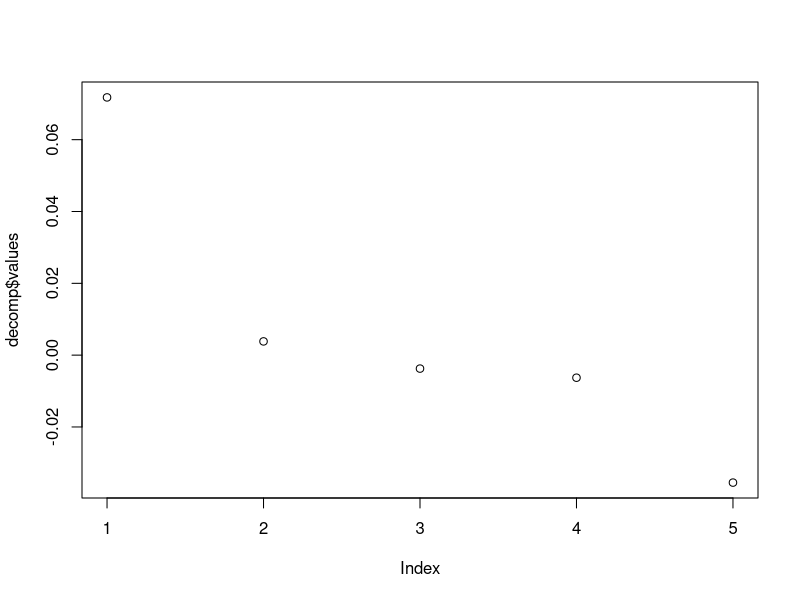
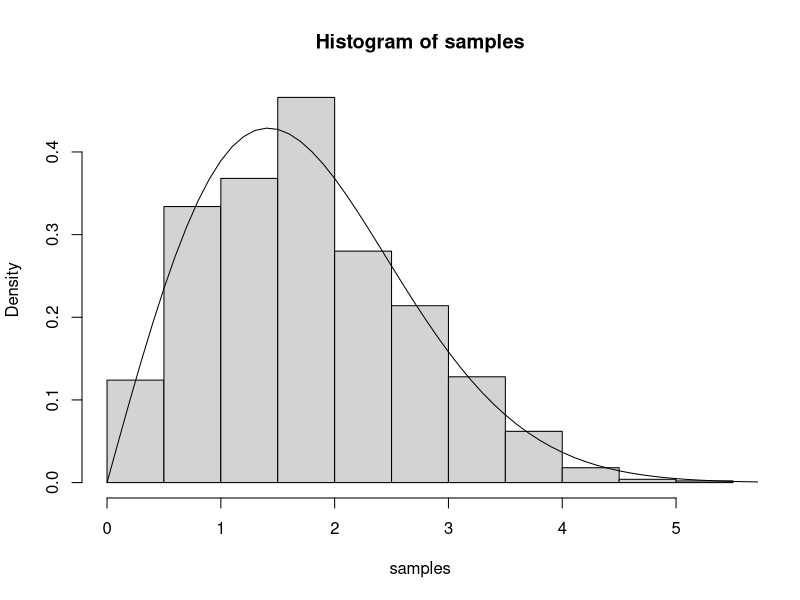
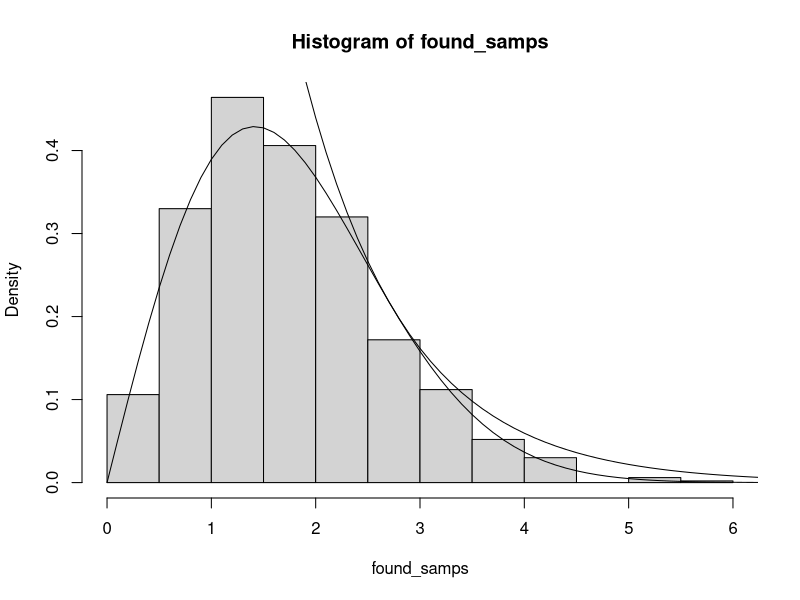

The R script that drew these images, in order:
## ---- chunk 1
set.seed(42)
## ---- chunk 2
n <- c(10, 100, 1000)
samples <- vector(mode = "list", length = length(n))

mu <- 1
sigma <- 0.5

for (i in 1:length(n)) {
  samples[[i]] <- rnorm(n[i], mean = mu, sd = sigma)
}
## ---- chunk 3
z_multi <- 1.96
intervals <- vector("list", length(n))

for (i in 1:length(n)) {
  x_bar <- mean(samples[[i]])
  diff <- z_multi * sigma / sqrt(n[i])
  intervals[[i]] <- c(x_bar - diff, x_bar + diff)
}
## ---- chunk 4
num <- 1000
n <- 100
diff <- z_multi * sigma / sqrt(n)
count_in <- 0

for (i in 1:num) {
  sample <- rnorm(n, mean = mu, sd = sigma)
  x_bar <- mean(sample)
  if(x_bar - diff < mu & x_bar + diff > mu) {
    count_in <- count_in + 1
  }
}
print(count_in)
## ---- chunk 5
mat_v <- matrix(c(1, 2, 3, 2, 1, 0, 4, -4, 1, -1, 1, -1, 0, 3, 5), nrow = 3, ncol=5)

l2_norm <- function(vec) {
  sqrt(sum(vec^2))
}

num_cols <- dim(mat_v)[2]
mat_d <- matrix(1:25, nrow = num_cols, ncol = num_cols)
for (i in 1:num_cols) {
  for (j in 1:num_cols) {
    mat_d[i, j] <- l2_norm(mat_v[,i] - mat_v[,j])
  }
}
mat_d
## ---- chunk 6
tau <- 1 / 20
mat_sig <- matrix(1:25, nrow = num_cols, ncol = num_cols)
mat_d_square <- mat_d %*% mat_d

for (i in 1:num_cols) {
  for (j in 1:num_cols) {
    mat_sig[i, j] <- exp(-1 * tau * mat_d_square[i, j])
  }
}
mat_sig
## ---- chunk 7
decomp <- eigen(mat_sig)

plot(decomp$values)
## ---- chunk 8
frob_norm <- function(mat_input) {
  decomp <- eigen(mat_input)
  return(sqrt(sum(decomp$values^2)))
}
## ---- chunk 9
epsilon <- 0.5

# the eigen values are the diagonal entries of lambda
for (l in 1:length(decomp$values)) {
  diag_entries <- numeric(length(decomp$values))
  diag_entries[1:l] <- decomp$values[1:l]
  sig_l <- decomp$vectors %*% diag(diag_entries) %*% t(decomp$vectors)
  mat_diff <- mat_sig - sig_l
  err_val <- frob_norm(mat_diff) / frob_norm(mat_sig)
  print(err_val)
}
## ---- chunk 10
inverse_cdf <- function(x, sigma) {
  sqrt(-2 * sigma^2 * log(x))
}

f_dens <- function(z, sigma) {
  (z / sigma^2) * exp(-1 * z^2 / (2 * sigma^2))
}

n <- 1000
sigma <- sqrt(2)
samples <- runif(n)
samples <- inverse_cdf(samples, sigma)
hist(samples, freq=FALSE)
x <- seq(0, 10, 0.1)
y <- f_dens(x, sigma)
lines(x,y)
## ---- chunk 11
n <- 1000
counter <- 0
found_count <- 0
found_samps <- numeric(n)

lambda <- 1
sigma <- sqrt(2)

h_dens <- function(x) {
  return(f_dens(x, sigma) / dexp(x, lambda))
}
c <- h_dens((sigma * (sigma * lambda + sqrt(sigma^2 * lambda^2 + 4))) / 2)
print(c)

while (found_count < n) {
 g_samp <- rexp(1)
 g_yval <- runif(1, 0, c *dexp(g_samp))
 if (g_yval <= f_dens(g_samp, sigma)) {
   found_count <- found_count + 1
   found_samps[found_count] <- g_samp
 }
 counter <- counter + 1
}
# number of iterations for 1000 samples
print(counter)
hist(found_samps, freq = FALSE)
x <- seq(0, 10, 0.1)
y <- f_dens(x, sigma)
g <- c * dexp(x, lambda)
lines(x,y)
lines(x,g)
